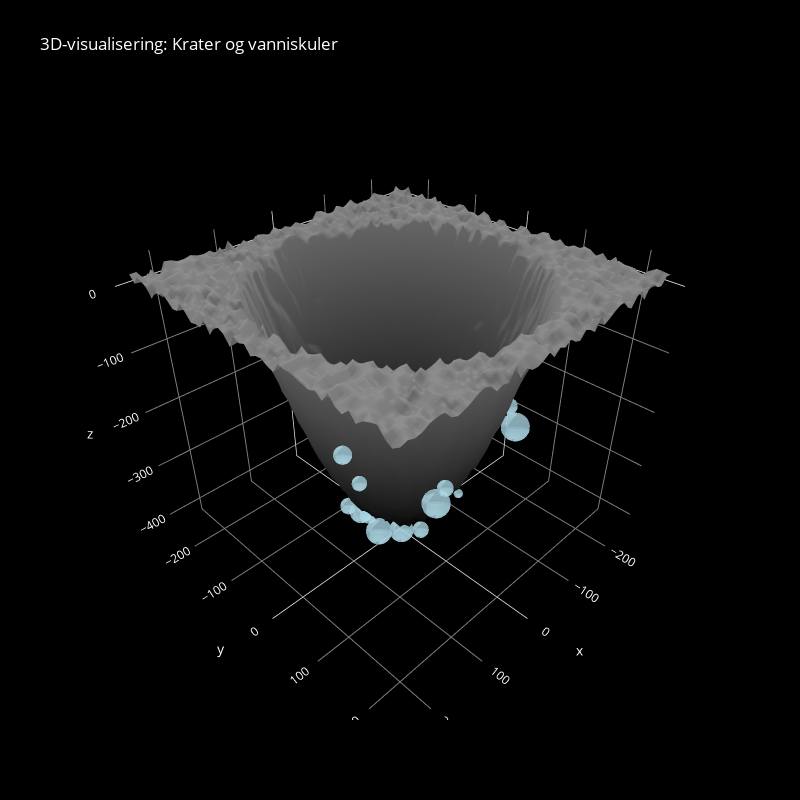
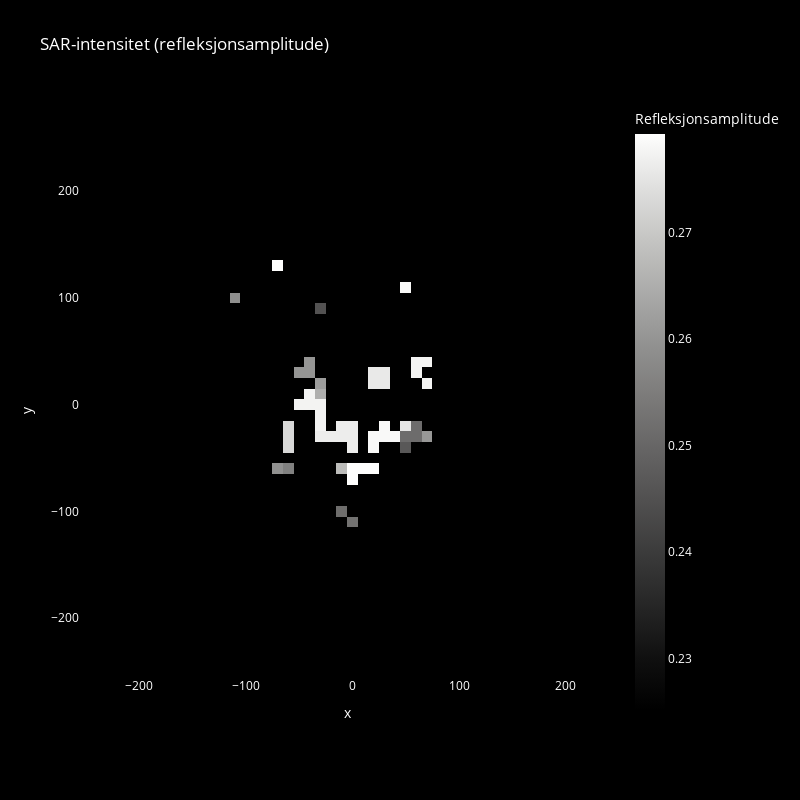
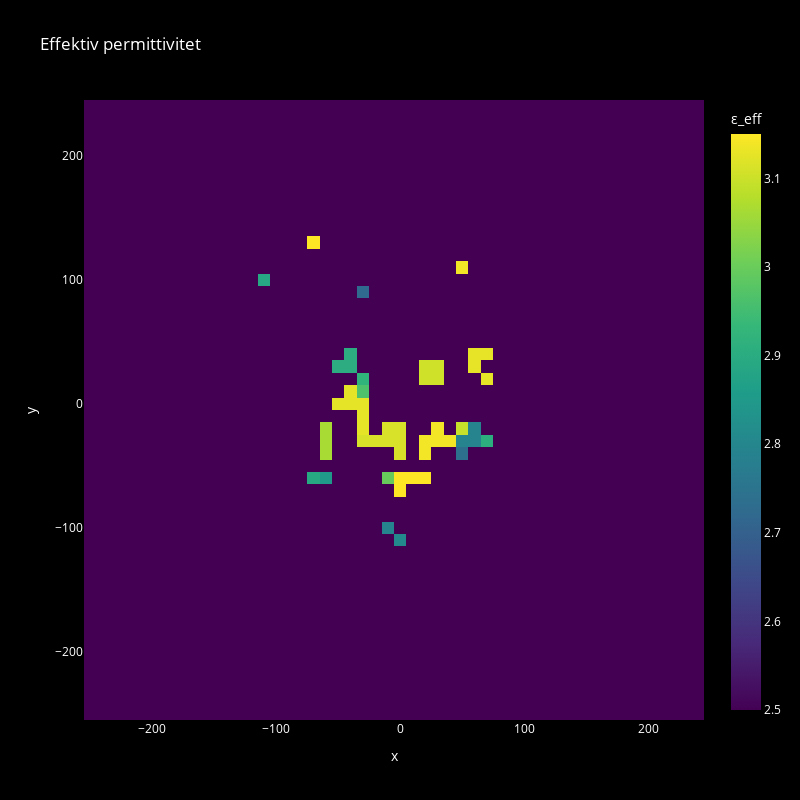
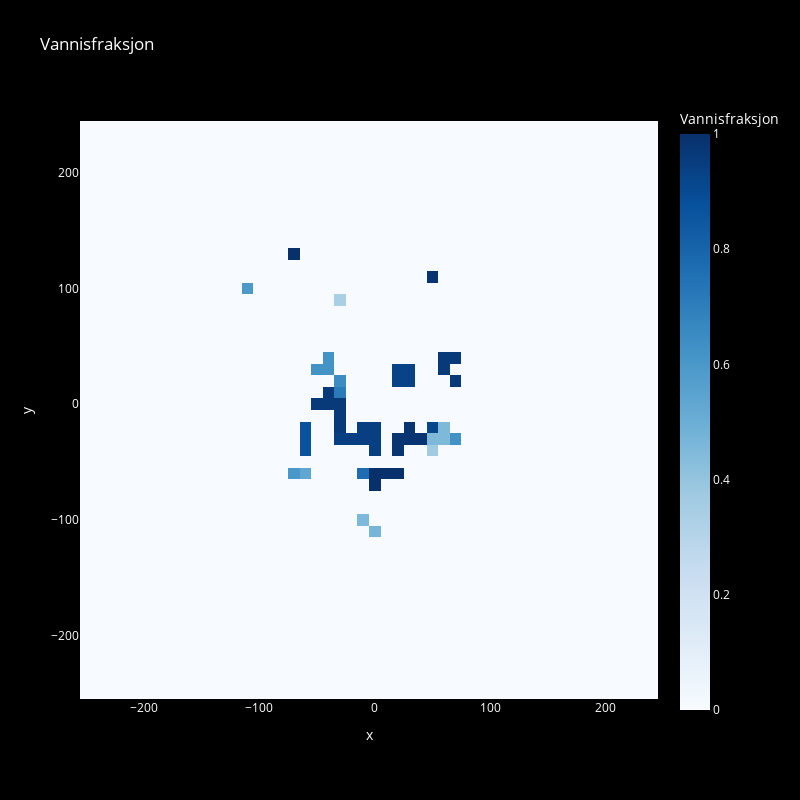

Write notebook code for charts like these, in order.
### Code cell
import numpy as np
import plotly.graph_objects as go
import plotly.express as px

# ---------------------------
# Konstanter og parametere
# ---------------------------
c = 3e8  # m/s
frequency = 1e9      # Hz
sat_height = 50e3     # m
pixel_size = 10       # m (romlig oppløsning)
domain_size = 500     # m^2
wavelength = c / frequency

epsilon_regolith = 2.5
epsilon_ice = 3.15

crater_center = (0, 0)
crater_radius = 200
crater_depth = 400
mixing_depth = 20 # Avgjør fraksjonen av vannis

# ---------------------------
# 1. Grid og overflate
# ---------------------------
x = np.arange(-domain_size/2, domain_size/2, pixel_size)
y = np.arange(-domain_size/2, domain_size/2, pixel_size)
X, Y = np.meshgrid(x, y)

R = np.sqrt((X - crater_center[0])**2 + (Y - crater_center[1])**2)
surface = np.zeros_like(X)
inside_crater = R < crater_radius
surface[inside_crater] = -crater_depth * (1 - (R[inside_crater] / crater_radius)**2)

# Add some texture to the top of the crater with rounded edges and a small wall
terrain_texture = np.random.uniform(0, 20, size=surface.shape)
surface += terrain_texture

# ---------------------------
# 2. Vanniskuler i kraterets bunn
# ---------------------------
np.random.seed(69420)
num_ice_spheres = 80
ice_spheres = []

for _ in range(num_ice_spheres):
    radius = np.random.normal(15, 5)
    depth = np.random.uniform(1, 5)
    
    # 1. Velg en tilfeldig høyde (cz) for vanniskulen
    cz = np.random.normal(-crater_depth-radius, crater_depth / 4)

    # 2. Beregn den tilgjengelige radiusen på kraterveggen for denne høyden
    valid_indices = np.where(np.abs(surface - cz) < 1)  # Finn punktene der høyden cz er nærmest overflaten
    possible_R = R[valid_indices]  # Radius på de punktene

    if len(possible_R) > 0:
        # Velg en tilfeldig radius for isblokken fra mulige verdier
        R_at_cz = np.random.choice(possible_R) + radius*1.1

        # 3. Velg en tilfeldig posisjon (x, y) på kraterveggen ved høyden cz
        angle = np.random.uniform(0, 2 * np.pi)
        cx = R_at_cz * np.cos(angle)  # x-posisjon
        cy = R_at_cz * np.sin(angle)  # y-posisjon

        # 4. Legg kulen til listen
        ice_spheres.append((cx, cy, cz, radius))

# ---------------------------
# 3. Beregn vannisfraksjon i hvert piksel
# ---------------------------
f_ice = np.zeros_like(X, dtype=float)

for cx, cy, cz, radius in ice_spheres:
    dist_xy = np.sqrt((X - cx)**2 + (Y - cy)**2)
    depth_from_surface = surface - cz
    in_sphere = (dist_xy <= radius) & (depth_from_surface <= radius)

    f_block = np.clip(radius / mixing_depth, 0, 1)
    f_ice[in_sphere] = np.maximum(f_ice[in_sphere], f_block)

# ---------------------------
# 4. Effektiv permittivitet og SAR-refleksjon
# ---------------------------
epsilon_eff = f_ice * epsilon_ice + (1 - f_ice) * epsilon_regolith

r_horiz = np.sqrt(X**2 + Y**2)
d_surface = np.sqrt(r_horiz**2 + (sat_height - surface)**2)
theta = np.arctan2(r_horiz, (sat_height - surface))
sqrt_term = np.sqrt(np.maximum(epsilon_eff - np.sin(theta)**2, 0))
r_eff = (np.cos(theta) - sqrt_term) / (np.cos(theta) + sqrt_term)

# Inkluder bølgelengden i refleksjonskoeffisienten
r_eff = r_eff * np.exp(-2j * np.pi * d_surface / wavelength)
amp = np.abs(r_eff)

# ---------------------------
# 5. Plotly 3D-visualisering
# ---------------------------
fig3d = go.Figure()

fig3d.add_trace(go.Surface(
    z=surface, x=X, y=Y,
    colorscale=[[0, 'black'], [1, 'gray']],
    showscale=False, opacity=1.0,
    name="Overflate"
))

for cx, cy, cz, radius in ice_spheres:
    u = np.linspace(0, 2 * np.pi, 20)
    v = np.linspace(0, np.pi, 20)
    u, v = np.meshgrid(u, v)
    xs = radius * np.cos(u) * np.sin(v) + cx
    ys = radius * np.sin(u) * np.sin(v) + cy
    zs = radius * np.cos(v) + cz
    fig3d.add_trace(go.Surface(
        x=xs, y=ys, z=zs,
        colorscale=[[0, 'lightblue'], [1, 'lightblue']],
        showscale=False, opacity=0.7,
        name='Vannis'
    ))

fig3d.update_layout(
    width=800, height=800,
    title="3D-visualisering: Krater og vanniskuler",
    scene=dict(
        xaxis_title='x', yaxis_title='y', zaxis_title='z',
        xaxis=dict(backgroundcolor='black', gridcolor='gray', color='white'),
        yaxis=dict(backgroundcolor='black', gridcolor='gray', color='white'),
        zaxis=dict(backgroundcolor='black', gridcolor='gray', color='white'),
        bgcolor='black'
    ),
    paper_bgcolor='black',
    plot_bgcolor='black',
    font=dict(color='white')
)
fig3d.show()

# ---------------------------
# 6. Plotly 2D Visualisering med svart bakgrunn
# ---------------------------

fig_amp = px.imshow(amp, x=x, y=y, color_continuous_scale='gray',
                   origin='lower',
                   labels={'color': 'Refleksjonsamplitude'},
                   title='SAR-intensitet (refleksjonsamplitude)')
fig_amp.update_layout(
    width=800, height=800,
    xaxis_title='x',
    yaxis_title='y',
    paper_bgcolor='black',
    plot_bgcolor='black',
    font_color='white',
    coloraxis_colorbar=dict(bgcolor='black'),
    xaxis=dict(showgrid=True, gridcolor='white', zeroline=False, color='white'),
    yaxis=dict(showgrid=True, gridcolor='white', zeroline=False, color='white')
)
fig_amp.show()

fig_eps = px.imshow(epsilon_eff, x=x, y=y, color_continuous_scale='viridis',
                   origin='lower',
                   labels={'color': 'ε_eff'},
                   title='Effektiv permittivitet')
fig_eps.update_layout(
    width=800, height=800,
    xaxis_title='x',
    yaxis_title='y',
    paper_bgcolor='black',
    plot_bgcolor='black',
    font_color='white',
    coloraxis_colorbar=dict(bgcolor='black'),
    xaxis=dict(showgrid=True, gridcolor='white', zeroline=False, color='white'),
    yaxis=dict(showgrid=True, gridcolor='white', zeroline=False, color='white')
)
fig_eps.show()

fig_frac = px.imshow(f_ice, x=x, y=y, color_continuous_scale='Blues',
                    origin='lower',
                    labels={'color': 'Vannisfraksjon'},
                    title='Vannisfraksjon')
fig_frac.update_layout(
    width=800, height=800,
    xaxis_title='x',
    yaxis_title='y',
    paper_bgcolor='black',
    plot_bgcolor='black',
    font_color='white',
    coloraxis_colorbar=dict(bgcolor='black'),
    xaxis=dict(showgrid=True, gridcolor='white', zeroline=False, color='white'),
    yaxis=dict(showgrid=True, gridcolor='white', zeroline=False, color='white')
)
fig_frac.show()

### Figure 1 — Plotly figure (JSON) as saved in the notebook; plotly's stock layout.template omitted (floating-point values rounded to 4 significant figures; data arrays with more than 128 entries replaced by an {"elided": "..."} marker saying what was removed)
{"data": [{"colorscale": [[0, "black"], [1, "gray"]], "name": "Overflate", "opacity": 1, "showscale": false, "type": "surface", "x": {"elided": "50x50 int values"}, "y": {"elided": "50x50 int values"}, "z": {"elided": "50x50 float values"}}, {"colorscale": [[0, "lightblue"], [1, "lightblue"]], "name": "Vannis", "opacity": 0.7, "showscale": false, "type": "surface", "x": {"elided": "20x20 float values"}, "y": {"elided": "20x20 float values"}, "z": {"elided": "20x20 float values"}}, {"colorscale": [[0, "lightblue"], [1, "lightblue"]], "name": "Vannis", "opacity": 0.7, "showscale": false, "type": "surface", "x": {"elided": "20x20 float values"}, "y": {"elided": "20x20 float values"}, "z": {"elided": "20x20 float values"}}, {"colorscale": [[0, "lightblue"], [1, "lightblue"]], "name": "Vannis", "opacity": 0.7, "showscale": false, "type": "surface", "x": {"elided": "20x20 float values"}, "y": {"elided": "20x20 float values"}, "z": {"elided": "20x20 float values"}}, {"colorscale": [[0, "lightblue"], [1, "lightblue"]], "name": "Vannis", "opacity": 0.7, "showscale": false, "type": "surface", "x": {"elided": "20x20 float values"}, "y": {"elided": "20x20 float values"}, "z": {"elided": "20x20 float values"}}, {"colorscale": [[0, "lightblue"], [1, "lightblue"]], "name": "Vannis", "opacity": 0.7, "showscale": false, "type": "surface", "x": {"elided": "20x20 float values"}, "y": {"elided": "20x20 float values"}, "z": {"elided": "20x20 float values"}}, {"colorscale": [[0, "lightblue"], [1, "lightblue"]], "name": "Vannis", "opacity": 0.7, "showscale": false, "type": "surface", "x": {"elided": "20x20 float values"}, "y": {"elided": "20x20 float values"}, "z": {"elided": "20x20 float values"}}, {"colorscale": [[0, "lightblue"], [1, "lightblue"]], "name": "Vannis", "opacity": 0.7, "showscale": false, "type": "surface", "x": {"elided": "20x20 float values"}, "y": {"elided": "20x20 float values"}, "z": {"elided": "20x20 float values"}}, {"colorscale": [[0, "lightblue"], [1, "lightblue"]], "name": "Vannis", "opacity": 0.7, "showscale": false, "type": "surface", "x": {"elided": "20x20 float values"}, "y": {"elided": "20x20 float values"}, "z": {"elided": "20x20 float values"}}, {"colorscale": [[0, "lightblue"], [1, "lightblue"]], "name": "Vannis", "opacity": 0.7, "showscale": false, "type": "surface", "x": {"elided": "20x20 float values"}, "y": {"elided": "20x20 float values"}, "z": {"elided": "20x20 float values"}}, {"colorscale": [[0, "lightblue"], [1, "lightblue"]], "name": "Vannis", "opacity": 0.7, "showscale": false, "type": "surface", "x": {"elided": "20x20 float values"}, "y": {"elided": "20x20 float values"}, "z": {"elided": "20x20 float values"}}, {"colorscale": [[0, "lightblue"], [1, "lightblue"]], "name": "Vannis", "opacity": 0.7, "showscale": false, "type": "surface", "x": {"elided": "20x20 float values"}, "y": {"elided": "20x20 float values"}, "z": {"elided": "20x20 float values"}}, {"colorscale": [[0, "lightblue"], [1, "lightblue"]], "name": "Vannis", "opacity": 0.7, "showscale": false, "type": "surface", "x": {"elided": "20x20 float values"}, "y": {"elided": "20x20 float values"}, "z": {"elided": "20x20 float values"}}, {"colorscale": [[0, "lightblue"], [1, "lightblue"]], "name": "Vannis", "opacity": 0.7, "showscale": false, "type": "surface", "x": {"elided": "20x20 float values"}, "y": {"elided": "20x20 float values"}, "z": {"elided": "20x20 float values"}}, {"colorscale": [[0, "lightblue"], [1, "lightblue"]], "name": "Vannis", "opacity": 0.7, "showscale": false, "type": "surface", "x": {"elided": "20x20 float values"}, "y": {"elided": "20x20 float values"}, "z": {"elided": "20x20 float values"}}, {"colorscale": [[0, "lightblue"], [1, "lightblue"]], "name": "Vannis", "opacity": 0.7, "showscale": false, "type": "surface", "x": {"elided": "20x20 float values"}, "y": {"elided": "20x20 float values"}, "z": {"elided": "20x20 float values"}}, {"colorscale": [[0, "lightblue"], [1, "lightblue"]], "name": "Vannis", "opacity": 0.7, "showscale": false, "type": "surface", "x": {"elided": "20x20 float values"}, "y": {"elided": "20x20 float values"}, "z": {"elided": "20x20 float values"}}, {"colorscale": [[0, "lightblue"], [1, "lightblue"]], "name": "Vannis", "opacity": 0.7, "showscale": false, "type": "surface", "x": {"elided": "20x20 float values"}, "y": {"elided": "20x20 float values"}, "z": {"elided": "20x20 float values"}}, {"colorscale": [[0, "lightblue"], [1, "lightblue"]], "name": "Vannis", "opacity": 0.7, "showscale": false, "type": "surface", "x": {"elided": "20x20 float values"}, "y": {"elided": "20x20 float values"}, "z": {"elided": "20x20 float values"}}, {"colorscale": [[0, "lightblue"], [1, "lightblue"]], "name": "Vannis", "opacity": 0.7, "showscale": false, "type": "surface", "x": {"elided": "20x20 float values"}, "y": {"elided": "20x20 float values"}, "z": {"elided": "20x20 float values"}}, {"colorscale": [[0, "lightblue"], [1, "lightblue"]], "name": "Vannis", "opacity": 0.7, "showscale": false, "type": "surface", "x": {"elided": "20x20 float values"}, "y": {"elided": "20x20 float values"}, "z": {"elided": "20x20 float values"}}, {"colorscale": [[0, "lightblue"], [1, "lightblue"]], "name": "Vannis", "opacity": 0.7, "showscale": false, "type": "surface", "x": {"elided": "20x20 float values"}, "y": {"elided": "20x20 float values"}, "z": {"elided": "20x20 float values"}}, {"colorscale": [[0, "lightblue"], [1, "lightblue"]], "name": "Vannis", "opacity": 0.7, "showscale": false, "type": "surface", "x": {"elided": "20x20 float values"}, "y": {"elided": "20x20 float values"}, "z": {"elided": "20x20 float values"}}, {"colorscale": [[0, "lightblue"], [1, "lightblue"]], "name": "Vannis", "opacity": 0.7, "showscale": false, "type": "surface", "x": {"elided": "20x20 float values"}, "y": {"elided": "20x20 float values"}, "z": {"elided": "20x20 float values"}}, {"colorscale": [[0, "lightblue"], [1, "lightblue"]], "name": "Vannis", "opacity": 0.7, "showscale": false, "type": "surface", "x": {"elided": "20x20 float values"}, "y": {"elided": "20x20 float values"}, "z": {"elided": "20x20 float values"}}, {"colorscale": [[0, "lightblue"], [1, "lightblue"]], "name": "Vannis", "opacity": 0.7, "showscale": false, "type": "surface", "x": {"elided": "20x20 float values"}, "y": {"elided": "20x20 float values"}, "z": {"elided": "20x20 float values"}}, {"colorscale": [[0, "lightblue"], [1, "lightblue"]], "name": "Vannis", "opacity": 0.7, "showscale": false, "type": "surface", "x": {"elided": "20x20 float values"}, "y": {"elided": "20x20 float values"}, "z": {"elided": "20x20 float values"}}, {"colorscale": [[0, "lightblue"], [1, "lightblue"]], "name": "Vannis", "opacity": 0.7, "showscale": false, "type": "surface", "x": {"elided": "20x20 float values"}, "y": {"elided": "20x20 float values"}, "z": {"elided": "20x20 float values"}}, {"colorscale": [[0, "lightblue"], [1, "lightblue"]], "name": "Vannis", "opacity": 0.7, "showscale": false, "type": "surface", "x": {"elided": "20x20 float values"}, "y": {"elided": "20x20 float values"}, "z": {"elided": "20x20 float values"}}, {"colorscale": [[0, "lightblue"], [1, "lightblue"]], "name": "Vannis", "opacity": 0.7, "showscale": false, "type": "surface", "x": {"elided": "20x20 float values"}, "y": {"elided": "20x20 float values"}, "z": {"elided": "20x20 float values"}}, {"colorscale": [[0, "lightblue"], [1, "lightblue"]], "name": "Vannis", "opacity": 0.7, "showscale": false, "type": "surface", "x": {"elided": "20x20 float values"}, "y": {"elided": "20x20 float values"}, "z": {"elided": "20x20 float values"}}, {"colorscale": [[0, "lightblue"], [1, "lightblue"]], "name": "Vannis", "opacity": 0.7, "showscale": false, "type": "surface", "x": {"elided": "20x20 float values"}, "y": {"elided": "20x20 float values"}, "z": {"elided": "20x20 float values"}}, {"colorscale": [[0, "lightblue"], [1, "lightblue"]], "name": "Vannis", "opacity": 0.7, "showscale": false, "type": "surface", "x": {"elided": "20x20 float values"}, "y": {"elided": "20x20 float values"}, "z": {"elided": "20x20 float values"}}, {"colorscale": [[0, "lightblue"], [1, "lightblue"]], "name": "Vannis", "opacity": 0.7, "showscale": false, "type": "surface", "x": {"elided": "20x20 float values"}, "y": {"elided": "20x20 float values"}, "z": {"elided": "20x20 float values"}}], "layout": {"font": {"color": "white"}, "height": 800, "paper_bgcolor": "black", "plot_bgcolor": "black", "scene": {"bgcolor": "black", "xaxis": {"backgroundcolor": "black", "color": "white", "gridcolor": "gray", "title": {"text": "x"}}, "yaxis": {"backgroundcolor": "black", "color": "white", "gridcolor": "gray", "title": {"text": "y"}}, "zaxis": {"backgroundcolor": "black", "color": "white", "gridcolor": "gray", "title": {"text": "z"}}}, "title": {"text": "3D-visualisering: Krater og vanniskuler"}, "width": 800}}

### Figure 2 — Plotly figure (JSON) as saved in the notebook; plotly's stock layout.template omitted (floating-point values rounded to 4 significant figures; data arrays with more than 128 entries replaced by an {"elided": "..."} marker saying what was removed)
{"data": [{"coloraxis": "coloraxis", "hovertemplate": "x: %{x}<br>y: %{y}<br>Refleksjonsamplitude: %{z}<extra></extra>", "name": "0", "type": "heatmap", "x": [-250, -240, -230, -220, -210, -200, -190, -180, -170, -160, -150, -140, -130, -120, -110, -100, -90, -80, -70, -60, -50, -40, -30, -20, -10, 0, 10, 20, 30, 40, 50, 60, 70, 80, 90, 100, 110, 120, 130, 140, 150, 160, 170, 180, 190, 200, 210, 220, 230, 240], "xaxis": "x", "y": [-250, -240, -230, -220, -210, -200, -190, -180, -170, -160, -150, -140, -130, -120, -110, -100, -90, -80, -70, -60, -50, -40, -30, -20, -10, 0, 10, 20, 30, 40, 50, 60, 70, 80, 90, 100, 110, 120, 130, 140, 150, 160, 170, 180, 190, 200, 210, 220, 230, 240], "yaxis": "y", "z": {"elided": "50x50 float values"}}], "layout": {"coloraxis": {"colorbar": {"bgcolor": "black", "title": {"text": "Refleksjonsamplitude"}}, "colorscale": [[0, "rgb(0, 0, 0)"], [0.09091, "rgb(16, 16, 16)"], [0.1818, "rgb(38, 38, 38)"], [0.2727, "rgb(59, 59, 59)"], [0.3636, "rgb(81, 80, 80)"], [0.4545, "rgb(102, 101, 101)"], [0.5455, "rgb(124, 123, 122)"], [0.6364, "rgb(146, 146, 145)"], [0.7273, "rgb(171, 171, 170)"], [0.8182, "rgb(197, 197, 195)"], [0.9091, "rgb(224, 224, 223)"], [1, "rgb(254, 254, 253)"]]}, "font": {"color": "white"}, "height": 800, "paper_bgcolor": "black", "plot_bgcolor": "black", "title": {"text": "SAR-intensitet (refleksjonsamplitude)"}, "width": 800, "xaxis": {"anchor": "y", "color": "white", "constrain": "domain", "domain": [0, 1], "gridcolor": "white", "scaleanchor": "y", "showgrid": true, "title": {"text": "x"}, "zeroline": false}, "yaxis": {"anchor": "x", "autorange": true, "color": "white", "constrain": "domain", "domain": [0, 1], "gridcolor": "white", "showgrid": true, "title": {"text": "y"}, "zeroline": false}}}

### Figure 3 — Plotly figure (JSON) as saved in the notebook; plotly's stock layout.template omitted (floating-point values rounded to 4 significant figures; data arrays with more than 128 entries replaced by an {"elided": "..."} marker saying what was removed)
{"data": [{"coloraxis": "coloraxis", "hovertemplate": "x: %{x}<br>y: %{y}<br>ε_eff: %{z}<extra></extra>", "name": "0", "type": "heatmap", "x": [-250, -240, -230, -220, -210, -200, -190, -180, -170, -160, -150, -140, -130, -120, -110, -100, -90, -80, -70, -60, -50, -40, -30, -20, -10, 0, 10, 20, 30, 40, 50, 60, 70, 80, 90, 100, 110, 120, 130, 140, 150, 160, 170, 180, 190, 200, 210, 220, 230, 240], "xaxis": "x", "y": [-250, -240, -230, -220, -210, -200, -190, -180, -170, -160, -150, -140, -130, -120, -110, -100, -90, -80, -70, -60, -50, -40, -30, -20, -10, 0, 10, 20, 30, 40, 50, 60, 70, 80, 90, 100, 110, 120, 130, 140, 150, 160, 170, 180, 190, 200, 210, 220, 230, 240], "yaxis": "y", "z": {"elided": "50x50 float values"}}], "layout": {"coloraxis": {"colorbar": {"bgcolor": "black", "title": {"text": "ε_eff"}}, "colorscale": [[0, "#440154"], [0.1111, "#482878"], [0.2222, "#3e4989"], [0.3333, "#31688e"], [0.4444, "#26828e"], [0.5556, "#1f9e89"], [0.6667, "#35b779"], [0.7778, "#6ece58"], [0.8889, "#b5de2b"], [1, "#fde725"]]}, "font": {"color": "white"}, "height": 800, "paper_bgcolor": "black", "plot_bgcolor": "black", "title": {"text": "Effektiv permittivitet"}, "width": 800, "xaxis": {"anchor": "y", "color": "white", "constrain": "domain", "domain": [0, 1], "gridcolor": "white", "scaleanchor": "y", "showgrid": true, "title": {"text": "x"}, "zeroline": false}, "yaxis": {"anchor": "x", "autorange": true, "color": "white", "constrain": "domain", "domain": [0, 1], "gridcolor": "white", "showgrid": true, "title": {"text": "y"}, "zeroline": false}}}

### Figure 4 — Plotly figure (JSON) as saved in the notebook; plotly's stock layout.template omitted (floating-point values rounded to 4 significant figures; data arrays with more than 128 entries replaced by an {"elided": "..."} marker saying what was removed)
{"data": [{"coloraxis": "coloraxis", "hovertemplate": "x: %{x}<br>y: %{y}<br>Vannisfraksjon: %{z}<extra></extra>", "name": "0", "type": "heatmap", "x": [-250, -240, -230, -220, -210, -200, -190, -180, -170, -160, -150, -140, -130, -120, -110, -100, -90, -80, -70, -60, -50, -40, -30, -20, -10, 0, 10, 20, 30, 40, 50, 60, 70, 80, 90, 100, 110, 120, 130, 140, 150, 160, 170, 180, 190, 200, 210, 220, 230, 240], "xaxis": "x", "y": [-250, -240, -230, -220, -210, -200, -190, -180, -170, -160, -150, -140, -130, -120, -110, -100, -90, -80, -70, -60, -50, -40, -30, -20, -10, 0, 10, 20, 30, 40, 50, 60, 70, 80, 90, 100, 110, 120, 130, 140, 150, 160, 170, 180, 190, 200, 210, 220, 230, 240], "yaxis": "y", "z": {"elided": "50x50 float values"}}], "layout": {"coloraxis": {"colorbar": {"bgcolor": "black", "title": {"text": "Vannisfraksjon"}}, "colorscale": [[0, "rgb(247,251,255)"], [0.125, "rgb(222,235,247)"], [0.25, "rgb(198,219,239)"], [0.375, "rgb(158,202,225)"], [0.5, "rgb(107,174,214)"], [0.625, "rgb(66,146,198)"], [0.75, "rgb(33,113,181)"], [0.875, "rgb(8,81,156)"], [1, "rgb(8,48,107)"]]}, "font": {"color": "white"}, "height": 800, "paper_bgcolor": "black", "plot_bgcolor": "black", "title": {"text": "Vannisfraksjon"}, "width": 800, "xaxis": {"anchor": "y", "color": "white", "constrain": "domain", "domain": [0, 1], "gridcolor": "white", "scaleanchor": "y", "showgrid": true, "title": {"text": "x"}, "zeroline": false}, "yaxis": {"anchor": "x", "autorange": true, "color": "white", "constrain": "domain", "domain": [0, 1], "gridcolor": "white", "showgrid": true, "title": {"text": "y"}, "zeroline": false}}}
